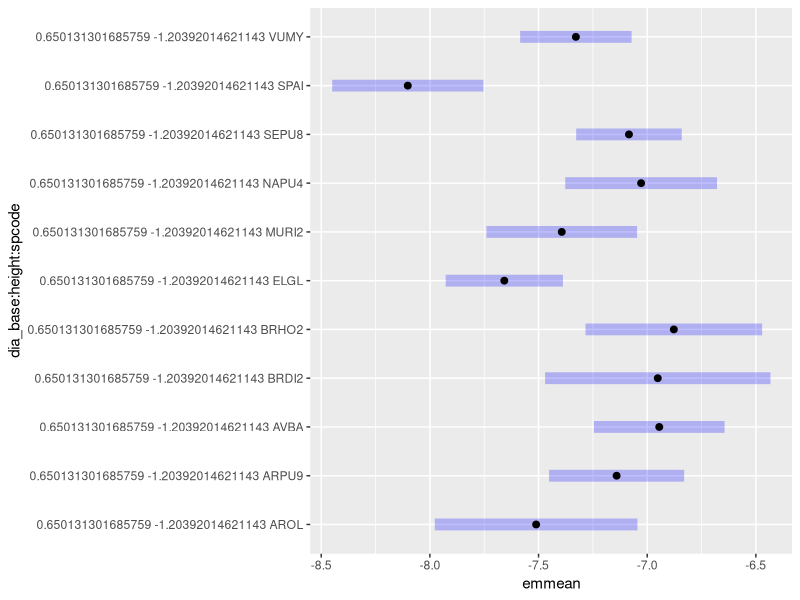
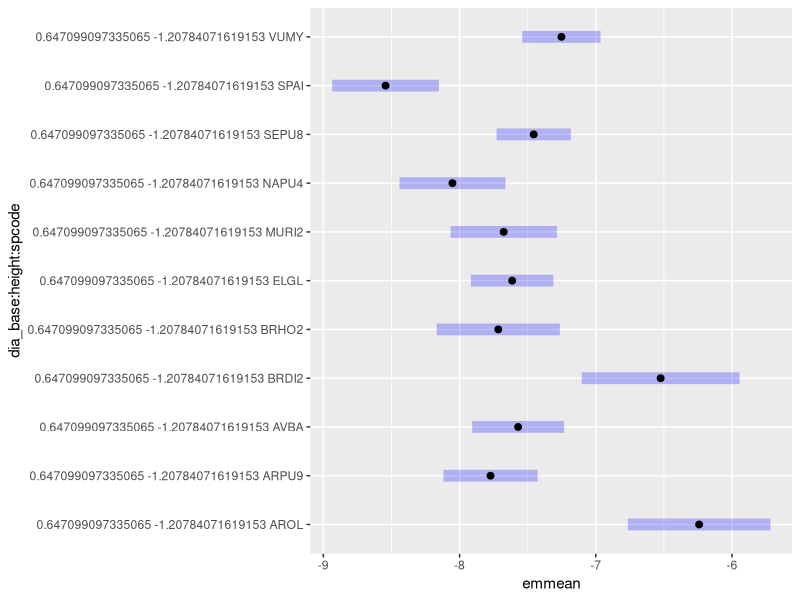
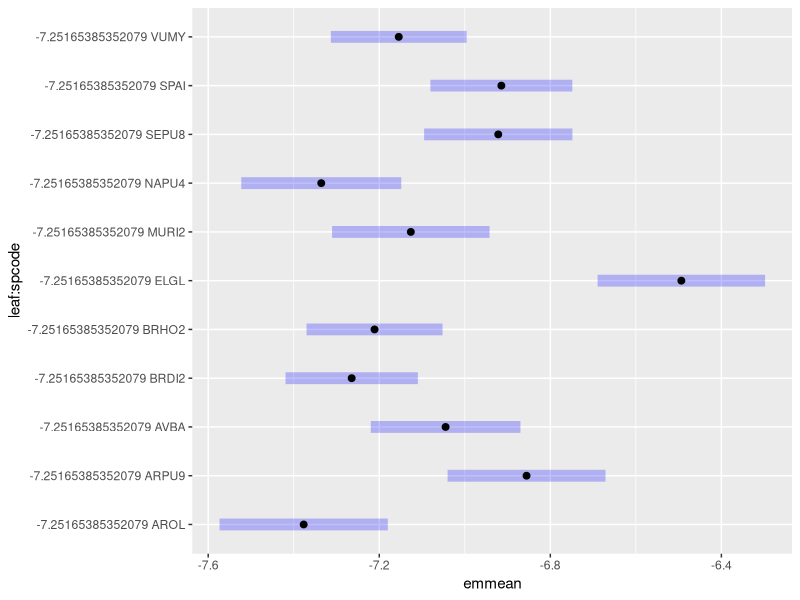

Here is the R script that generated these plots, in order:
## grass-allometry.R

## fit allometry model for 12 California grasses
## 1. model selection to find the best allometry model for each organ
## 2. test some allometry hypotheses 

setwd("~/California-grass-allometry/scripts")

library(tidyverse)
library(lmtest)
library(lme4)
library(car)
library(emmeans)



g_2_kg = 0.001
cm2_2_m2 = 0.0001
cm_2_m = 0.01
mass_2_C = 2
kg_2_g = 1000
wooden = 0.001
day2sec = 86400


mass       <- read.csv("../data/biomass.csv"    ,stringsAsFactors = FALSE)
size       <- read.csv("../data/plant-size.csv" ,stringsAsFactors = FALSE)
sp         <- read.csv("../data/species.csv"    ,stringsAsFactors = FALSE)
sla_mass   <- read.csv("../data/SLA-biomass.csv",stringsAsFactors = FALSE)
sla_area   <- read.csv("../data/leaf-area.csv"  ,stringsAsFactors = FALSE) 


sla        <- sla_area                                              %>%  
              left_join(sla_mass, by=c("spcode","rep"))             %>% 
              mutate(sla = area/biomass)                            %>% 
              group_by(spcode)                                      %>% 
              summarise(sla = mean(sla,na.rm=TRUE))                 %>% 
              ungroup()                                             %>% 
              mutate(sla = sla*cm2_2_m2)

  
mass <- mass                                                        %>%  
        mutate(id = paste(spcode, rep, sep="-"))

mass_wide <- mass                                                   %>% 
             pivot_wider(names_from = organ, values_from = biomass)


mass_wide <- mass_wide                                              %>% 
             group_by(spcode, rep,id)                               %>% 
             mutate(stem  = sum(stem, extra_stem, na.rm=TRUE)
                   ,agb   = sum(stem, leaf, repro, na.rm=TRUE)
                   ,tmass = sum(agb,root, na.rm=TRUE))              %>% 
             ungroup()                                              %>% 
             dplyr::select(-extra_stem)

size <- size                                        %>% 
        mutate(id = paste(spcode, rep, sep="-"))    %>% 
        group_by(spcode,rep,id)                     %>% 
        mutate(dia_base = mean(dia_base1,dia_base2)
              ,dia_can  = mean(dia_can1,dia_can2  ) 
              ,date     = lubridate::mdy(date)    ) %>% 
        ungroup()


all <- mass_wide                                            %>% 
       left_join(size, by = c("spcode", "rep","id"))        %>% 
       left_join(sla,  by =   "spcode")                     %>% 
       left_join (sp,  by =   "spcode")                     %>% 
       filter(spcode!="POSE")
        
all <- all                                                  %>% 
       mutate(carea      = pi*(dia_can*dia_can/4  )
             ,barea      = pi*(dia_base*dia_base/4)      
             ,height     = height*cm_2_m
             ,stem       = stem*g_2_kg
             ,stem_c     = stem*mass_2_C
             ,root       = root*g_2_kg
             ,root_c     = root*mass_2_C
             ,leaf       = leaf*g_2_kg
             ,leaf_c     = leaf*mass_2_C
             ,repro      = repro*g_2_kg
             ,repro_c    = repro*mass_2_C
             ,agb        = agb*g_2_kg
             ,agb_c      = agb*mass_2_C
             ,tmass      = tmass*g_2_kg
             ,tmass_c    = tmass*mass_2_C
             ,barea      = barea*cm2_2_m2
             ,carea      = carea*cm2_2_m2
             ,cradius    = dia_can/2
             ,lf2rt      = root_c/leaf_c
             ,agb2rt     = root_c/agb_c
             ,seed_alloc = repro_c/agb_c
             ,lf2sm      = leaf_c/stem_c
             ,ca2ba      = barea/carea
             ,tlarea     = leaf*sla)


all_log <- all                                                  %>% 
           mutate(across(c("stem","stem_c","root","root_c"    , 
                           "leaf","leaf_c","repro","repro_c"  ,
                           "agb","agb_c","tmass","tmass_c"    ,
                           "dia_base","dia_can","length"      ,
                           "height","barea","carea","lf2sm"   ,
                           "ca2ba","sla","tlarea")            ,
                           ~log(.x)))


####### 1. Allometry model selection and species-specific variation #######

#### 1a.height allometry model ####

hgt_null  <- lm(height ~ dia_base, all_log)
hgt_full  <- lm(height ~ dia_base*spcode,all_log)
AIC(hgt_null,hgt_full)
hgt_poshoc  <- emmeans(hgt_full, pairwise ~ dia_base*spcode)


hgt_allom <- hgt_full
summary(hgt_allom)
anova(hgt_allom)

#### 1b.canopy area allometry ####

ca_null1  <- lm(carea ~ dia_base + height, all_log)
ca_null2  <- lm(carea ~ dia_base, all_log)
ca_null3  <- lm(carea ~ height, all_log)
ca_full1  <- lm(carea ~ (dia_base + height)*spcode, all_log)
ca_full2  <- lm(carea ~ dia_base*spcode, all_log)
ca_full3  <- lm(carea ~ height*spcode, all_log)
AIC(ca_null1,ca_null2,ca_null3,ca_full1,ca_full2,ca_full3)
ca_poshoc <- emmeans(ca_full1, pairwise ~ dia_base:height:spcode)
ca_poshoc

ca_allom <- ca_full1
summary(ca_allom)
anova(ca_allom)

####1c. leaf allometry ####
lf_null1  <- lm(leaf ~ dia_base, all_log)
lf_null2  <- lm(leaf ~ dia_base + height, all_log)
lf_null3  <- lm(leaf ~ height, all_log)
lf_full1  <- lm(leaf ~ dia_base*spcode, all_log)
lf_full2  <- lm(leaf ~ (dia_base + height)*spcode,all_log)
lf_full3  <- lm(leaf ~ height*spcode, all_log)
AIC(lf_null1,lf_null2,lf_null3,lf_full1,lf_full2,lf_full3)

lf_allom  <- lf_full2
anova(lf_allom)
summary(lf_allom)
lf_poshoc <- emmeans(lf_allom, pairwise ~ dia_base:height:spcode)
lf_poshoc
plot(lf_poshoc)

#### 1d.stem allometry ####
sm_null1 <- lm(stem ~ dia_base, all_log)
sm_null2 <- lm(stem ~ height, all_log)
sm_null3 <- lm(stem ~ dia_base + height, all_log)
sm_full1 <- lm(stem ~ dia_base*spcode, all_log)
sm_full2 <- lm(stem ~ height*spcode, all_log)
sm_full3 <- lm(stem ~ (dia_base + height)*spcode, all_log)
AIC(sm_null1,sm_null2,sm_null3,sm_full1,sm_full2,sm_full3)

sm_allom <- sm_full3
summary(sm_allom)
anova(sm_allom)
sm_poshoc <- emmeans(sm_allom,pairwise ~ dia_base:height:spcode)
sm_poshoc
plot(sm_poshoc)

#### 1e. root allometry ####
rt_null1 <- lm(root ~ leaf,all_log)
rt_null2 <- lm(root ~ agb, all_log)
rt_null3 <- lm(root ~ dia_base, all_log)
rt_full1 <- lm(root ~ leaf*spcode,all_log)
rt_full2 <- lm(root ~ agb*spcode,all_log)
rt_full3 <- lm(root ~ dia_base*spcode,all_log)
AIC(rt_null1,rt_null2,rt_null3,rt_full1,rt_full2,rt_full3)

rt_allom <- rt_full1
summary(rt_allom)
anova(rt_allom)
rt_poshoc <- emmeans(rt_allom,pairwise ~ leaf:spcode)
rt_poshoc
plot(rt_poshoc)

####### 2.Hypothesis testing #######

#### 2a. root allocation is greater in perennial, especially C4 perennials #### 

#mature_df      <- all_log %>% filter(!is.na(repro))

frt_hmod    <- lmer(root ~ leaf*growth*photo - photo + (1|spcode)
                 , data = all_log
                 , REML = TRUE)

summary(frt_hmod)
Anova(frt_hmod,type="3",test.statistic = "F") 

#when testing interaction effect, use this setting for Anova





####### H2: fast growlers invest more in reproduction #######

## growth rate

growth <- function(df){
  lm(agb ~ lagday, data=df) 
}

grow_df   <- all_log                                                %>% 
             group_by(spcode)                                       %>% 
             mutate(lagsec = as.numeric(difftime(date,min(date)))
                   ,lagday = lagsec/day2sec
                   ,lagday = ifelse(lagday==0,1,lagday-1))          %>% 
             select(-lagsec)                                        %>% 
             ungroup()
  
grow_df   <- grow_df                                     %>% 
             group_by(spcode)                            %>% 
             nest()                                      %>% 
             mutate(grow_mod = map(data,growth))

grow_df   <- grow_df                                      %>% 
             mutate(stat = map(grow_mod,broom::glance))   %>% 
             unnest(stat)

grow_df   <- grow_df                                      %>% 
             mutate(mod_tidy = map(grow_mod,broom::tidy)) %>% 
             unnest(mod_tidy,names_sep="_")               

grow_coef <- grow_df                          %>% 
             filter(mod_tidy_term =="lagday") %>% 
             select(spcode
                   ,mod_tidy_estimate)        %>% 
             rename(grate = mod_tidy_estimate)

repro_df   <- all                                                    %>% 
              filter(!is.na(seed_alloc))                             %>%
              left_join(grow_coef,by="spcode")                       %>%
              group_by(spcode)                                       %>% 
              mutate(repro_sd  = sd(seed_alloc)
                    ,repro_se  = repro_sd/sqrt(length(seed_alloc))
                    ,repro_ave = mean(seed_alloc))                   %>% 
              ungroup()                       

                

repro_mod  <- lmer(seed_alloc ~ grate + (1|spcode)
                   ,data=repro_df
                   ,REML=TRUE)
summary(repro_mod)
Anova(repro_mod,type="2",test.statistic = "F") 
#when no interaction effect is test, use type 2

# reproduction allocation (as %above-ground biomass)
# is positively related to growth rate of above-ground biomass


######## H3: leaf/stem ratio is influenced by      #######
####### height (-) and specific leaf area (-)      #######  
#zscore <- function(x) (x - mean(x, na.rm=TRUE)) / sd(x, na.rm = TRUE) 

h3df         <- all_log                               %>% 
                select(spcode,height,carea,sla,lf2sm)        
                
lsratio_mod  <- lmer(lf2sm ~ carea*sla + (1|spcode)
                    , data = h3df
                    , REML = TRUE)

summary(lsratio_mod)
Anova(lsratio_mod,type="3",test.statistic = "F")



####### Fit species-specific allometry with intercept correction #######

## define allometry funtions

allom_lf <- function(df){
  lm(leaf ~ dia_base + height, data=df) 
}

allom_stem <- function(df){
  lm(stem ~ dia_base + height, data=df)
}

allom_rot <- function(df){
  lm(root ~ leaf, data=df)
}

allom_ca <- function(df){
  lm(carea ~ dia_base + height, data=df)
}

allom_hgt <- function(df){
  lm(height ~ dia_base, data=df)
}


## species-specific models 

mod_df <- all_log %>% group_by(spcode) %>% nest()
mod_df <- mod_df %>% mutate(lf_mod = map(data, allom_lf),
                            hgt_mod = map(data,allom_hgt),
                            sm_mod = map(data,allom_stem),
                            rot_mod = map(data,allom_rot),
                            ca_mod = map(data,allom_ca),
                            lf_pred = map2(.x=lf_mod, .y=data,~predict(object=.x,newdata=.y)),
                            hgt_pred = map2(.x=hgt_mod, .y=data,~predict(object=.x,newdata=.y)),
                            sm_pred = map2(.x=sm_mod, .y=data,~predict(object=.x,newdata=.y)),
                            rot_pred = map2(.x=rot_mod, .y=data,~predict(object=.x,newdata=.y)),
                            ca_pred = map2(.x=ca_mod, .y=data,~predict(object=.x,newdata=.y))) 

##glance for model statistic
mod_df <- mod_df %>% mutate(lf = map(lf_mod,broom::glance),
                            hgt = map(hgt_mod,broom::glance),
                            sm = map(sm_mod, broom::glance),
                            rot = map(rot_mod, broom::glance),
                            ca = map(ca_mod,broom::glance)) %>% 
  unnest(c(lf,hgt,sm,rot,ca),
         names_sep=".")

mod_df <- mod_df %>% mutate(lf_tidy = map(lf_mod, broom::tidy),
                            hgt_tidy = map(hgt_mod, broom::tidy),
                            sm_tidy = map(sm_mod, broom::tidy),
                            rot_tidy = map(rot_mod, broom::tidy),
                            ca_tidy = map(ca_mod, broom::tidy))

## flat model parameter tables
rthgt_params <- mod_df %>% dplyr::select(spcode,data,hgt_tidy,
                                       rot_tidy,hgt_pred,rot_pred)          %>% 
  unnest(c(hgt_tidy,rot_tidy),names_sep=".", keep_empty=TRUE)

lsc_params <- mod_df %>% dplyr::select(spcode, data, sm_tidy,lf_tidy,
                                       ca_tidy,sm_pred,lf_pred,ca_pred)     %>% 
  unnest(c(sm_tidy,lf_tidy,ca_tidy),names_sep=".")


rthgt_df <- rthgt_params                               %>% 
            unnest(c(data,hgt_pred,
                     rot_pred),
                  keep_empty = TRUE)

lsc_df  <- lsc_params                                  %>% 
           unnest(c(data,sm_pred,
                    lf_pred,ca_pred),
                  keep_empty = TRUE)


rthgt_intcpt <- rthgt_df %>% filter(hgt_tidy.term=="(Intercept)")
rthgt_slope  <- rthgt_df %>% filter(hgt_tidy.term=="dia_base")

lsc_intcpt <- lsc_df  %>% filter(sm_tidy.term=="(Intercept)")
lsc_slope <-  lsc_df  %>% filter(sm_tidy.term %in% c("dia_base","height"))

rthgt_slope <- rthgt_slope                             %>% 
  dplyr::select(spcode,short,photo,growth,id,dia_base,
                height,root,repro,agb,
                rot_pred,hgt_pred,
                hgt_tidy.estimate,rot_tidy.estimate)   %>% 
         rename(hgt_slope = hgt_tidy.estimate,
                rot_slope = rot_tidy.estimate)

rthgt_intcpt <- rthgt_intcpt                            %>% 
                dplyr::select(spcode,short,photo,
                              growth,id,hgt_tidy.estimate,
                              rot_tidy.estimate)        %>% 
                rename(hgt_incpt = hgt_tidy.estimate,
                       rot_incpt = rot_tidy.estimate)

lsc_slope  <- lsc_slope                                   %>% 
             dplyr::select(spcode,short,photo,
                           growth,id,stem,leaf,
                           carea,sm_pred,lf_pred,
                           ca_pred,sm_tidy.estimate,
                           sm_tidy.term,lf_tidy.estimate,
                           lf_tidy.term,ca_tidy.estimate,
                           ca_tidy.term)                 %>% 
  pivot_wider(names_from  = sm_tidy.term,
              values_from = c(sm_tidy.estimate,
                              lf_tidy.estimate,
                              ca_tidy.estimate),
              names_sep   = ".")                         %>%
 rename(dbh_sm = sm_tidy.estimate.dia_base,
        hgt_sm = sm_tidy.estimate.height,
        dbh_lf = lf_tidy.estimate.dia_base,
        hgt_lf = lf_tidy.estimate.height,
        dbh_ca = ca_tidy.estimate.dia_base,
        hgt_ca = ca_tidy.estimate.height)               %>% 
  group_by(spcode)                                      %>% 
  mutate(dbh_sm = unique(dbh_sm[!is.na(dbh_sm)]),
         hgt_sm = unique(hgt_sm[!is.na(hgt_sm)]),
         dbh_lf = unique(dbh_lf[!is.na(dbh_lf)]),
         hgt_lf = unique(hgt_lf[!is.na(hgt_lf)]),
         dbh_ca = unique(dbh_ca[!is.na(dbh_ca)]),
         hgt_ca = unique(hgt_ca[!is.na(hgt_ca)]))        %>% 
  ungroup()                                              %>% 
  select(-c(lf_tidy.term,ca_tidy.term))                  %>% 
  distinct()



  

lsc_intcpt <- lsc_intcpt                                 %>% 
              dplyr::select(spcode,short,photo,growth,id,
                            sm_tidy.estimate,
                            lf_tidy.estimate, 
                            ca_tidy.estimate)            %>% 
  rename(sm_incpt =  sm_tidy.estimate,
         lf_incpt = lf_tidy.estimate,
         ca_incpt = ca_tidy.estimate)

lsc_all  = lsc_intcpt                                    %>%  
           left_join(lsc_slope,by=c("spcode","short",
                                    "photo","growth","id"))

obs_predic <- rthgt_slope                               %>% 
              left_join(rthgt_intcpt, 
                        by=c("spcode","short","photo",
                             "growth","id"))            %>% 
              ungroup()

obs_predic <- obs_predic                                %>% 
              left_join(lsc_all,by=c("spcode","short","photo",
                                     "growth","id"))    %>% 
              ungroup()

## let's correct for intercept, see ref: 
## https://www.jstor.org/stable/1937343?seq=1&cid=pdf-reference#references_tab_contents

obs_predic <- obs_predic %>% group_by(spcode) %>% 
  mutate(lf_n = length(!is.na(leaf)),
         sm_n = length(!is.na(stem)),
         rt_n = length(!is.na(root)),
         hgt_n = length(!is.na(height)),
         ca_n  = length(!is.na(carea)),
         lf_sme = (leaf-lf_pred)*(leaf-lf_pred),
         sm_sme = (stem-sm_pred)*(stem-sm_pred),
         rt_sme = (root-rot_pred)*(root-rot_pred),
         hgt_sme = (height-hgt_pred)*(height-hgt_pred),
         ca_sme = (carea-ca_pred)*(carea-ca_pred))

obs_predic <- obs_predic %>% mutate(lf_cf = sum(lf_sme, na.rm=TRUE)/(lf_n-2)/2,
                                    sm_cf = sum(sm_sme,na.rm=TRUE)/(sm_n-3)/2,
                                    rt_cf = sum(rt_sme, na.rm=TRUE)/(rt_n-2)/2,
                                    hgt_cf = sum(hgt_sme, na.rm=TRUE)/(hgt_n-2)/2,
                                    ca_cf = sum(ca_sme, na.rm=TRUE)/(ca_n-2)/2) %>% 
  ungroup()


obs_predic <- obs_predic %>% mutate(across(c("lf_incpt","hgt_incpt",
                                             "sm_incpt","rot_incpt",
                                             "ca_incpt","leaf","stem",
                                             "root","carea","dia_base",
                                             "height","lf_cf","sm_cf","rt_cf",
                                             "hgt_cf","ca_cf"),exp))

## update intercept
obs_predic <- obs_predic %>% mutate(lf_incpt = lf_incpt*lf_cf,
                                    hgt_incpt = hgt_incpt*hgt_cf,
                                    sm_incpt = sm_incpt*sm_cf,
                                    rot_incpt = rot_incpt*rt_cf,
                                    ca_incpt = ca_incpt*ca_cf)

## update prediction in un-logged form
obs_predic <- obs_predic %>% group_by(spcode)                  %>% 
  mutate(lf_pred = lf_incpt*(dia_base^dbh_lf)*(height^hgt_lf),
         hgt_pred = hgt_incpt*(dia_base^hgt_slope),
         sm_pred = sm_incpt*(dia_base^dbh_sm)*(height^hgt_sm),
         rt_pred = rot_incpt*(leaf^rot_slope),
         ca_pred = ca_incpt*(dia_base^dbh_ca)*(height^hgt_ca)) %>% 
         ungroup()

## convert carbon to g

obs_predic <- obs_predic %>% mutate(leaf = leaf*kg_2_g,
                                    stem = stem*kg_2_g,
                                    root = root*kg_2_g,
                                    lf_pred = lf_pred*kg_2_g,
                                    sm_pred = sm_pred*kg_2_g,
                                    rot_pred = rot_pred*kg_2_g)

allom_params = obs_predic             %>% 
               select(spcode
                     ,short
                     ,photo
                     ,growth
                     ,hgt_slope
                     ,rot_slope
                     ,hgt_incpt
                     ,rot_incpt
                     ,sm_incpt
                     ,lf_incpt
                     ,ca_incpt
                     ,dbh_sm
                     ,hgt_sm
                     ,dbh_lf
                     ,hgt_lf
                     ,dbh_ca
                     ,hgt_ca)        %>% 
  distinct()
